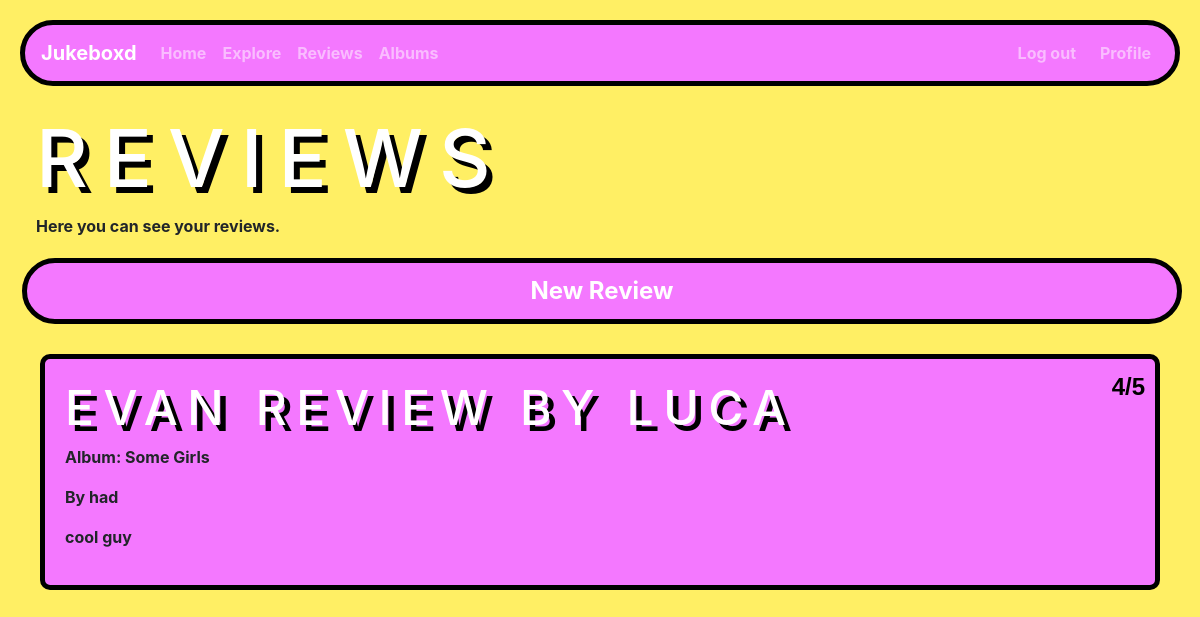
The app's page /reviews (signed in), older data.
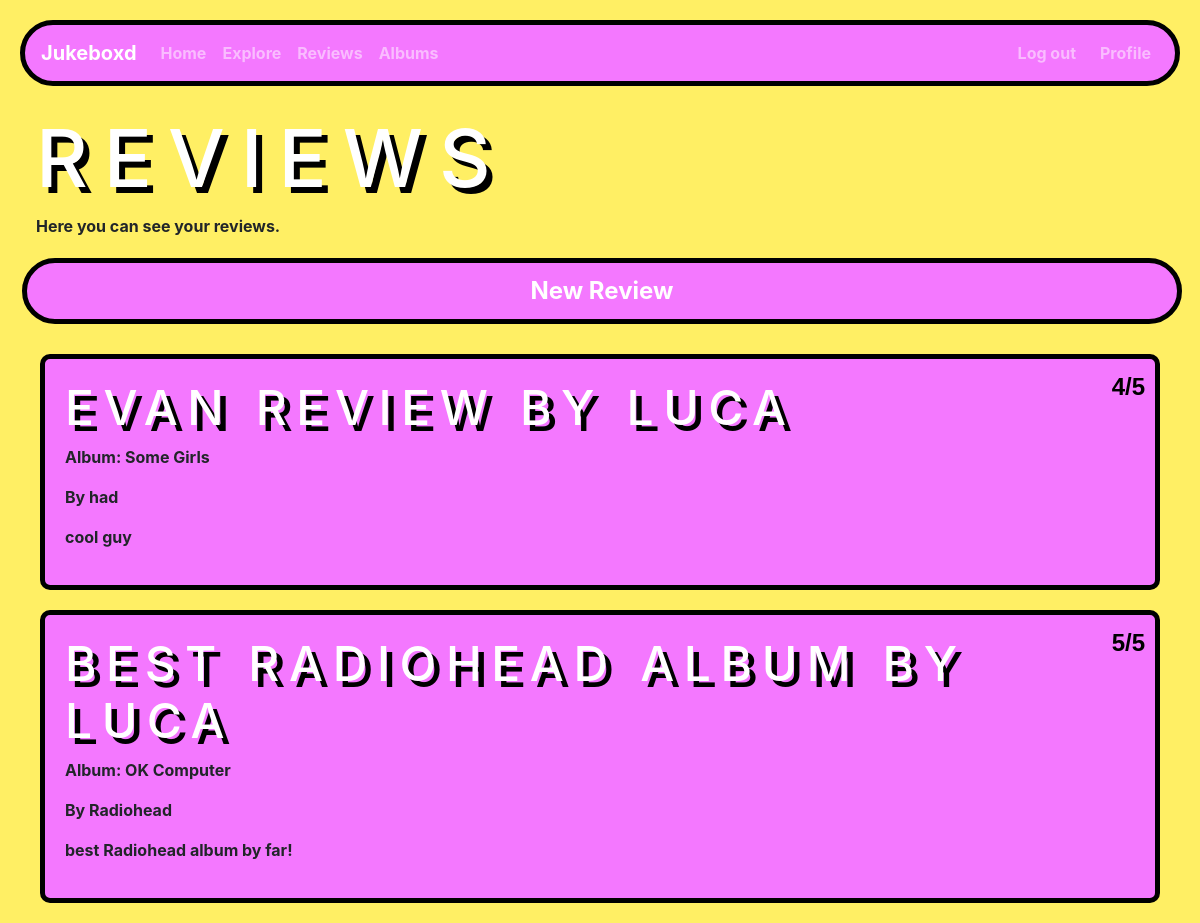
The same page, newer data.
### app/models.py (models this page shows)
class Review(db.Model):
    id = db.Column(db.Integer, primary_key=True)
    title = db.Column(db.String(50), index=True)
    artist = db.Column(db.String(50), index=True)
    review = db.Column(db.String(500), index=True)
    rating = db.Column(db.Integer, index=True)
    album = db.Column(db.String(50), index=True)
    username = db.Column(db.String(50), index=True)

### app/views.py (the view)
@app.route("/reviews", methods=["GET", "POST"])
@login_required
def reviews():
    username = current_user.username
    user_reviews = models.Review.query.filter_by(username=username).all()
    return render_template("reviews.html", title="Reviews", reviews=user_reviews)

### app/__init__.py (called while the page is built)
@login_manager.user_loader
def load_user(user_id):
    return User.query.get(int(user_id))

### app/templates/reviews.html
{% extends "base.html" %}
{% block content %}
<h1 class="px-3">Reviews</h1>
<p class="px-3"> Here you can see your reviews.
</p>
<input class="button spanning-button" type="button" value="New Review" onclick="newReview()">
{% for review in reviews %}
<div class="data-panel" onclick="viewReview('{{review.id}}')">
  <div>
    <h3>{{review.title}} by {{review.username}}</h3>
    <p class ="rating">{{review.rating}}/5</p>
  </div>
  <p> Album: {{review.album}}</p>
  <p> By {{review.artist}}</p>
  <p> {{review.review}} </p>
</div>
</div>
{% endfor %}
{% endblock %}

### app/templates/base.html (shortened to what this page needs)
<!DOCTYPE html>
<html>
<head>
  <link rel="stylesheet" href="https://stackpath.bootstrapcdn.com/bootstrap/4.2.1/css/bootstrap.min.css"
>
  <link rel="stylesheet" href="../static/style.css">
</head>
<body>
  <nav class="navbar navbar-expand-md bg-dark navbar-dark">
    <a class="navbar-brand" href="#">Jukeboxd</a>
    <div class="collapse navbar-collapse" id="collapsibleNavbar">
      <ul class="navbar-nav">
        <li tabIndex="1" class="nav-item"><a class="nav-link nav-color" href="/">Home</a></li>
        <li tabIndex="2" class="nav-item"><a class="nav-link nav-color" href="/explore">Explore </a></li>
        <li tabIndex="3" class="nav-item"><a class="nav-link nav-color" href="/reviews">Reviews</a></li>
        <li tabIndex="4" class="nav-item"><a class="nav-link nav-color" href="/albums">Albums</a></li>
      </ul>
      <ul class="navbar-nav ml-auto">
        {% if current_user.is_authenticated %}
        <li tabIndex="4" class="nav-item"><a class="nav-link nav-color px-3" href="/logout">Log out</a></li>
        <li tabIndex="5" class="nav-item"><a class="nav-link nav-color" href="/profile">Profile</a></li>
        {% else %}
        <li tabIndex="4" class="nav-item"><a class="nav-link nav-color" href="/login">Log in</a></li>
        <li tabIndex="5" class="nav-item"><a class="nav-link nav-color" href="/register">Register</a></li>
        {% endif %}
      </ul>
    </div>
  </nav>
  <br>
  <div>
    {% block content %}{% endblock %}
</body>
</html>

### app/static/style.css (style rules this page uses)
body { background-color: #FFEF64; margin-top: 20px; padding-left: 20px; padding-right: 20px; font-family: 'Inter', sans-serif; font-weight: bold; }
.navbar { background-color: #F478FF !important; border-radius: 50px; border: 5px solid black; }
h1 { font-size: 5rem; color: white; text-transform: uppercase; font-family: 'Inter', sans-serif; letter-spacing: 0.2em; text-shadow: 6px 6px 0px #000000; }
h3 { font-size: 3rem; color: white; text-transform: uppercase; font-family: 'Inter', sans-serif; letter-spacing: 0.2em; text-shadow: 6px 6px 0px #000000; }
.button { border: 5px solid black; border-radius: 50px; background-color: #F478FF; color: white; font-weight: bold; font-size: 1.5rem; font-family: 'Inter', sans-serif; padding: 10px; text-align: center; text-decoration: none; display: inline-block; margin: 4px 2px; cursor: pointer; }
.data-panel { background-color: #F478FF; border: 5px solid black; border-radius: 10px; padding: 20px; margin: 20px; position: relative; }
.rating { position: absolute; padding: 10px; top: 0; right: 0; font-family: Arial, sans-serif; font-size: 1.5rem; font-weight: bold; color: #000000; }
.spanning-button { width: 100%; }
.button { margin-bottom: 10px; }

Row changes from the older to the newer data that the page shows:
added Review: title "BEST RADIOHEAD ALBUM", username "LUCA", rating "5", album "OK Computer", artist "Radiohead", review "best Radiohead album by far!"
